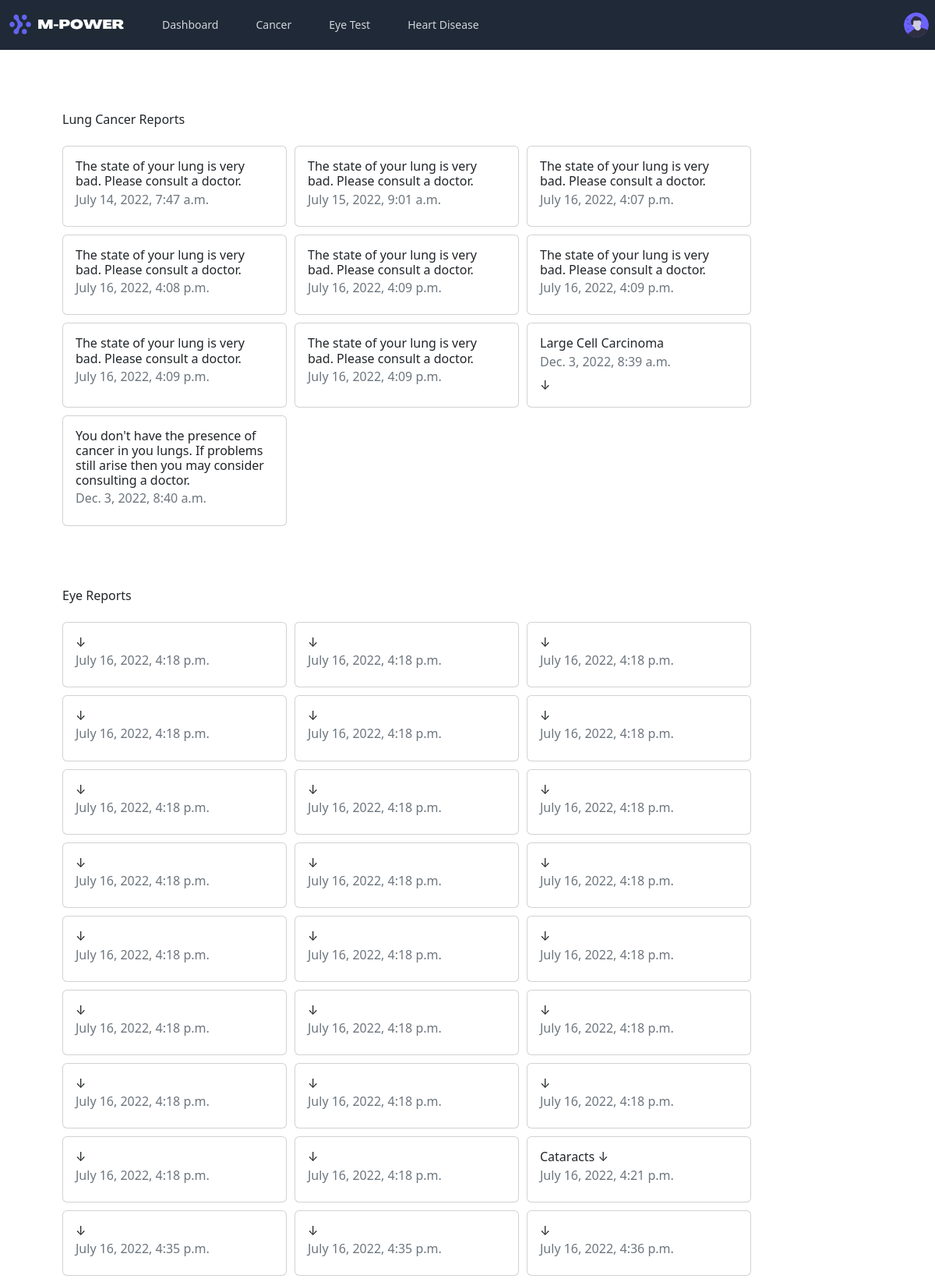
Screenshot of /dashboard (signed in, upper part) with the database file from the repository.
### users/models.py (models this page shows, shortened)
class Profile(models.Model):
  user = models.OneToOneField(User,on_delete=models.CASCADE)
  username = models.CharField(max_length=255)
  name = models.CharField(max_length=255,null=True,blank=True)
  email = models.EmailField()
  age = models.IntegerField(null=True,blank=True)
  phone_number = models.CharField(max_length=13,null=True,blank=True)
  blood_group = models.CharField(max_length=255,null=True,blank=True)
  doctor = models.CharField(max_length=255,null=True,blank=True)
  doctor_number = models.CharField(max_length=13,null=True,blank=True)
  emergency_contact = models.CharField(max_length=13,null=True,blank=True)
  profile_pic = models.FileField(upload_to="profile/",default="defaults/profile.svg",blank=True)

### cancer/models.py (models this page shows, shortened)
class LungReport(models.Model):
  user = models.ForeignKey(Profile,on_delete=models.SET_NULL,null=True)
  date = models.DateTimeField(auto_now_add=True)
  result = models.TextField(null=True,blank=True)
  data = models.OneToOneField(LungCancerText,on_delete=models.CASCADE,null=True)
  image_data = models.OneToOneField(LungCancerImage,on_delete=models.CASCADE,null=True)

### eye/models.py (models this page shows, shortened)
class EyeReport(models.Model):
  user = models.ForeignKey(Profile,on_delete=models.CASCADE,null=True)
  date = models.DateTimeField(auto_now_add=True,null=True)
  scan = models.FileField(upload_to="eye",null=True,blank=True)
  result = models.TextField()

### dashboard/views.py (the view)
# urls.py: path('',include('dashboard.urls')),
def dashboard(request):
  cancer_reports = request.user.profile.lungreport_set.all()
  eye_reports = request.user.profile.eyereport_set.all()
  heart_reports = request.user.profile.heartreport_set.all()
  brest_report = request.user.profile.brestcancerreport_set.all()
  context = {
    'cancer_reports':cancer_reports,
    'eye_reports':eye_reports,
    'heart_reports':heart_reports,
    'brest_report':brest_report
    }
  return render(request,'dashboard/dashboard.html',context)

### dashboard/templates/dashboard/dashboard.html (shortened to what this page needs)
{% extends 'main.html' %}
{% block css %}
{% load static %}
<link rel="stylesheet" href="{% static 'css/dashboard.css' %}">
{% endblock %}
{% block content %}
<div class="mt-2000">
  {% if cancer_reports %}
  <div class="m-20 d-flex flex-col gap-4">
    <div>
      <h1>Lung Cancer Reports</h1>
    </div>
    <div class="main">
      {% for report in cancer_reports %}
      <div class="card" style="width: 18rem;">
        <div class="card-body">
          <h5 class="card-title">{{report.result}}</h5>
          <h6 class="card-subtitle mb-2 text-muted">{{report.date}}</h6>
          {% if report.image_data %}
          <a download href="{{report.image_data.scan.url}}">↓</a>
          {% endif %}
        </div>
      </div>
      {% endfor %}
    </div>
  </div>
  {% endif %}
  {% if eye_reports %}
  <div class="m-20 d-flex flex-col gap-4">
    <div>
      <h1>Eye Reports</h1>
    </div>
    <div class="main">
      {% for report in eye_reports %}
      <div class="card" style="width: 18rem;">
        <div class="card-body">
          <h5 class="card-title">{{report.result}} <a download href="{{report.scan.url}}">↓</a></h5>
          <h6 class="card-subtitle mb-2 text-muted">{{report.date}}</h6>
        </div>
      </div>
      {% endfor %}
    </div>
    {%endif %}
  </div>
</div>
{% endblock %}

### templates/main.html (shortened to what this page needs)
{% load static %}
<!DOCTYPE html>
<html lang="en">
<head>
  <script src="https://cdn.tailwindcss.com"></script>
  <link href="https://unpkg.com/tailwindcss@^1.0/dist/tailwind.min.css" rel="stylesheet">
  <link href="https://cdn.jsdelivr.net/npm/bootstrap@5.2.0-beta1/dist/css/bootstrap.min.css" rel="stylesheet"
>
  <link rel="stylesheet" href="{% static 'css/footer.css' %}" />
  {% block css %}
  {% endblock %}
</head>
<body>
  {% include 'navbar.html' %}
  {% block content %}
  {% endblock %}
  <script src="https://cdn.tailwindcss.com"></script>
</body>
</html>

### templates/navbar.html (shortened to what this page needs)
{% load static %}
<nav class="bg-gray-800 sticky top-0 z-10">
  <div class="max-w-7xl mx-auto px-2 sm:px-6 lg:px-8">
    <div class="relative flex items-center justify-between h-16">
      <div class="flex-1 flex items-center justify-center sm:items-stretch sm:justify-start">
        <div class="flex-shrink-0 flex items-center">
          <a href="{% url 'landing' %}">
            <img class="hidden lg:block h-8 w-auto" src="{% static 'images/logo-image.png' %}" alt="Workflow">
          </a>
        </div>
        {%if user.is_authenticated %}
        <div class="hidden sm:block sm:ml-6">
          <div class="flex space-x-4">
            <a href="{% url 'dashboard' %}"
              class="text-gray-300 hover:bg-gray-700 hover:text-white px-3 py-2 rounded-md text-sm font-medium"
              aria-current="page">Dashboard</a>
            <div>
              <button type="button" class="bg-gray-800 flex text-sm rounded-full " id="user-menu-button"
                aria-expanded="false" aria-haspopup="true" onclick="toggleMenu('cancer-menu')">
                <a
                  class="text-gray-300 hover:bg-gray-700 hover:text-white px-3 py-2 rounded-md text-sm font-medium">Cancer</a>
              </button>
            </div>
            <a href="{% url 'cataract' %}"
              class="text-gray-300 hover:bg-gray-700 hover:text-white px-3 py-2 rounded-md text-sm font-medium">Eye
              Test</a>
            <a href="{% url 'heart-disease' %}"
              class="text-gray-300 hover:bg-gray-700 hover:text-white px-3 py-2 rounded-md text-sm font-medium">Heart
              Disease</a>
          </div>
        </div>
        {% endif %}
      </div>
      {% if user.is_authenticated %}
      <div class="ml-3 relative">
        <div>
          <button type="button"
            class="bg-gray-800 flex text-sm rounded-full focus:outline-none focus:ring-2 focus:ring-offset-2 focus:ring-offset-gray-800 focus:ring-white"
            id="user-menu-button" aria-expanded="false" aria-haspopup="true" onclick="toggleMenu('menu')">
            <img class="h-8 w-8 rounded-full" src="{{user.profile.profile_pic.url}}" alt="{{request.user}}">
          </button>
        </div>
      </div>
    </div>
  </div>
  {% endif %}
</nav>

### static/css/dashboard.css (style rules this page uses)
.main { display: flex; flex-wrap: wrap; gap: 10px; }

### rows the page displays
LungReport: result "The state of your lung is very bad. Please consult a doctor.", date "July 14, 2022, 7:47 a.m."
LungReport: result "The state of your lung is very bad. Please consult a doctor.", date "July 15, 2022, 9:01 a.m."
LungReport: result "The state of your lung is very bad. Please consult a doctor.", date "July 16, 2022, 4:07 p.m."
LungReport: result "The state of your lung is very bad. Please consult a doctor.", date "July 16, 2022, 4:08 p.m."
LungReport: result "The state of your lung is very bad. Please consult a doctor.", date "July 16, 2022, 4:09 p.m."
LungReport: result "The state of your lung is very bad. Please consult a doctor.", date "July 16, 2022, 4:09 p.m."
LungReport: result "The state of your lung is very bad. Please consult a doctor.", date "July 16, 2022, 4:09 p.m."
LungReport: result "The state of your lung is very bad. Please consult a doctor.", date "July 16, 2022, 4:09 p.m."
LungReport: result "Large Cell Carcinoma", date "Dec. 3, 2022, 8:39 a.m."
LungReport: result "You don't have the presence of cancer in you lungs. If problems still arise then you may consider consulting a doctor.", date "Dec. 3, 2022, 8:40 a.m."
EyeReport: date "July 16, 2022, 4:18 p.m."
EyeReport: date "July 16, 2022, 4:18 p.m."
EyeReport: date "July 16, 2022, 4:18 p.m."
EyeReport: date "July 16, 2022, 4:18 p.m."
EyeReport: date "July 16, 2022, 4:18 p.m."
EyeReport: date "July 16, 2022, 4:18 p.m."
EyeReport: date "July 16, 2022, 4:18 p.m."
EyeReport: date "July 16, 2022, 4:18 p.m."
EyeReport: date "July 16, 2022, 4:18 p.m."
EyeReport: date "July 16, 2022, 4:18 p.m."
EyeReport: date "July 16, 2022, 4:18 p.m."
EyeReport: date "July 16, 2022, 4:18 p.m."
EyeReport: date "July 16, 2022, 4:18 p.m."
EyeReport: date "July 16, 2022, 4:18 p.m."
EyeReport: date "July 16, 2022, 4:18 p.m."
EyeReport: date "July 16, 2022, 4:18 p.m."
EyeReport: date "July 16, 2022, 4:18 p.m."
EyeReport: date "July 16, 2022, 4:18 p.m."
EyeReport: date "July 16, 2022, 4:18 p.m."
EyeReport: date "July 16, 2022, 4:18 p.m."
EyeReport: date "July 16, 2022, 4:18 p.m."
EyeReport: date "July 16, 2022, 4:18 p.m."
EyeReport: date "July 16, 2022, 4:18 p.m."
EyeReport: result "Cataracts", date "July 16, 2022, 4:21 p.m."
EyeReport: date "July 16, 2022, 4:35 p.m."
EyeReport: date "July 16, 2022, 4:35 p.m."
EyeReport: date "July 16, 2022, 4:36 p.m."
